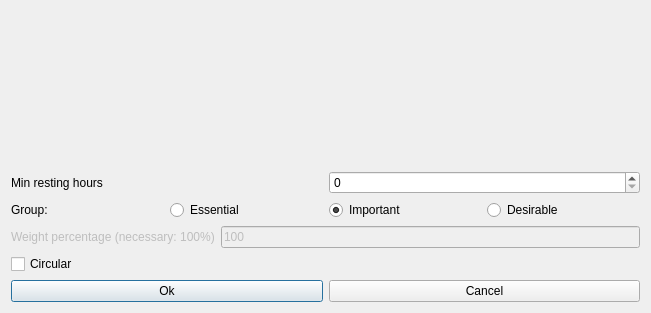
<?xml version="1.0" encoding="UTF-8"?>
<ui version="4.0">
 <class>ModifyConstraintTeachersMinRestingHoursForm_template</class>
 <widget class="QDialog" name="ModifyConstraintTeachersMinRestingHoursForm_template">
  <property name="geometry">
   <rect>
    <x>0</x>
    <y>0</y>
    <width>651</width>
    <height>313</height>
   </rect>
  </property>
  <property name="windowTitle">
   <string extracomment="This is the title of the dialog to modify a constraint of this type">Modify teachers min resting hours</string>
  </property>
  <layout class="QVBoxLayout" name="verticalLayout">
   <item>
    <spacer name="spacer5">
     <property name="orientation">
      <enum>Qt::Vertical</enum>
     </property>
     <property name="sizeType">
      <enum>QSizePolicy::Expanding</enum>
     </property>
     <property name="sizeHint" stdset="0">
      <size>
       <width>20</width>
       <height>83</height>
      </size>
     </property>
    </spacer>
   </item>
   <item>
    <layout class="QHBoxLayout" name="horizontalLayout">
     <item>
      <widget class="QLabel" name="textLabel1">
       <property name="text">
        <string>Min resting hours</string>
       </property>
       <property name="wordWrap">
        <bool>false</bool>
       </property>
      </widget>
     </item>
     <item>
      <widget class="QSpinBox" name="minRestingHoursSpinBox"/>
     </item>
    </layout>
   </item>
   <item>
    <layout class="QHBoxLayout" name="horizontalLayout_4">
     <item>
      <widget class="QLabel" name="groupTextLabel">
       <property name="text">
        <string>Group:</string>
       </property>
      </widget>
     </item>
     <item>
      <widget class="QRadioButton" name="essentialRadioButton">
       <property name="text">
        <string>Essential</string>
       </property>
      </widget>
     </item>
     <item>
      <widget class="QRadioButton" name="importantRadioButton">
       <property name="text">
        <string>Important</string>
       </property>
       <property name="checked">
        <bool>true</bool>
       </property>
      </widget>
     </item>
     <item>
      <widget class="QRadioButton" name="desirableRadioButton">
       <property name="text">
        <string>Desirable</string>
       </property>
      </widget>
     </item>
    </layout>
   </item>
   <item>
    <layout class="QHBoxLayout" name="horizontalLayout_2">
     <item>
      <widget class="QLabel" name="weightTextLabel">
       <property name="enabled">
        <bool>false</bool>
       </property>
       <property name="frameShape">
        <enum>QFrame::NoFrame</enum>
       </property>
       <property name="frameShadow">
        <enum>QFrame::Plain</enum>
       </property>
       <property name="text">
        <string>Weight percentage (necessary: 100%)</string>
       </property>
       <property name="wordWrap">
        <bool>false</bool>
       </property>
      </widget>
     </item>
     <item>
      <widget class="QLineEdit" name="weightLineEdit">
       <property name="enabled">
        <bool>false</bool>
       </property>
       <property name="text">
        <string notr="true">100</string>
       </property>
      </widget>
     </item>
    </layout>
   </item>
   <item>
    <widget class="QCheckBox" name="circularCheckBox">
     <property name="text">
      <string>Circular</string>
     </property>
    </widget>
   </item>
   <item>
    <layout class="QHBoxLayout">
     <item>
      <widget class="QPushButton" name="okPushButton">
       <property name="text">
        <string>Ok</string>
       </property>
      </widget>
     </item>
     <item>
      <widget class="QPushButton" name="cancelPushButton">
       <property name="text">
        <string>Cancel</string>
       </property>
      </widget>
     </item>
    </layout>
   </item>
  </layout>
 </widget>
 <layoutdefault spacing="6" margin="11"/>
 <resources/>
 <connections/>
</ui>
